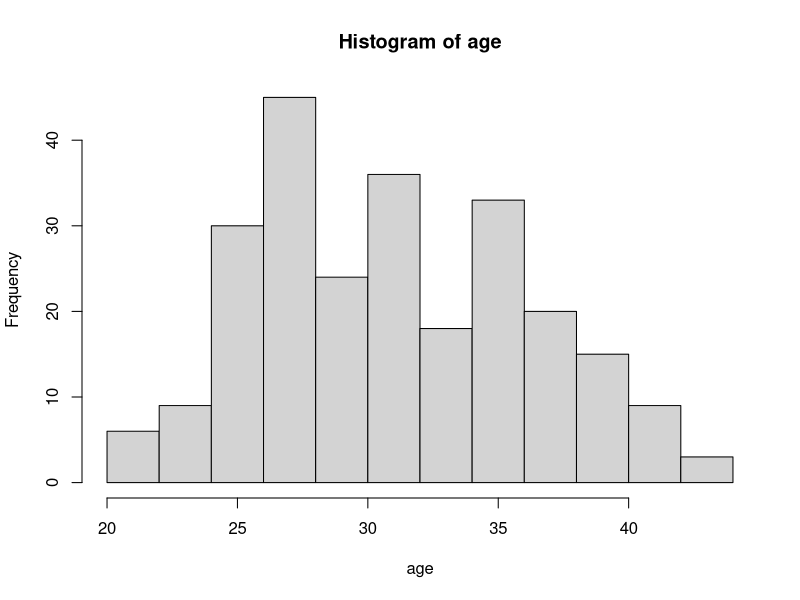

The R source for this figure:
## ---- chunk 1
knitr::opts_chunk$set(echo = TRUE)
pulse  <- read.delim("../data/pulse.txt")
## ---- chunk 2
x <- 5
x + 10
## ---- chunk 3
x <- 5
x + 10
## ---- chunk 4
with(infert, hist(age))
